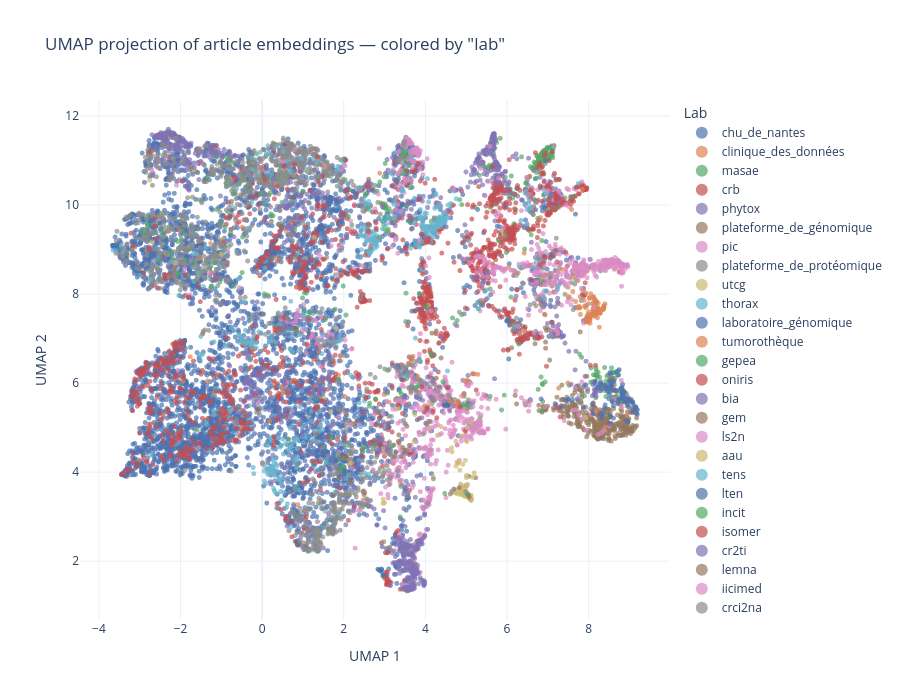

This figure's notebook cell:
### Code cell
fig = umap_visualization(
    results=results,
    id=('baseline', 0),
    data=data,
    label='y_lab',
    labels_names=data.raw_metadata['labels']['lab']
)

# save_fig(fig, 'vis.pdf')

### Figure 1 — Plotly figure (JSON) as saved in the notebook; plotly's stock layout.template omitted (floating-point values rounded to 4 significant figures; data arrays with more than 128 entries replaced by an {"elided": "..."} marker saying what was removed)
{"data": [{"customdata": {"elided": "5325x1 int values"}, "hovertemplate": "label=chu_de_nantes<br>UMAP 1=%{x:.2f}<br>UMAP 2=%{y:.2f}<br>article_id=%{customdata[0]}<extra></extra>", "legendgroup": "chu_de_nantes", "marker": {"color": "rgb(76,114,176)", "line": {"width": 0}, "opacity": 0.7, "size": 5, "symbol": "circle"}, "mode": "markers", "name": "chu_de_nantes", "showlegend": true, "type": "scattergl", "x": {"elided": "5325 float values"}, "xaxis": "x", "y": {"elided": "5325 float values"}, "yaxis": "y"}, {"customdata": [[12], [13], [16], [17], [35], [89], [94], [149], [216], [224], [233], [267], [289], [290], [303], [305], [368], [398], [471], [492], [520], [521], [527], [552], [553], [557], [571], [576], [581], [641], [654], [677], [692], [704], [707], [726], [732], [757], [765], [777], [810], [826], [838], [839], [846], [864], [885], [894], [927], [993], [1031], [1035], [1045], [1080], [1100], [1102], [1141], [1145], [1148], [1166], [1192], [1194], [1204], [1206], [1221], [1240], [1254], [1301], [1376], [1407], [1423], [1496], [1509], [3149], [7324], [7428], [7899], [8027], [9264]], "hovertemplate": "label=clinique_des_données<br>UMAP 1=%{x:.2f}<br>UMAP 2=%{y:.2f}<br>article_id=%{customdata[0]}<extra></extra>", "legendgroup": "clinique_des_données", "marker": {"color": "rgb(221,132,82)", "line": {"width": 0}, "opacity": 0.7, "size": 5, "symbol": "circle"}, "mode": "markers", "name": "clinique_des_données", "showlegend": true, "type": "scattergl", "x": [-1.549, -0.3987, -0.5181, 0.8763, 1.79, 0.509, -2.959, 1.073, -3.019, 3.485, 2.038, 0.5927, 3.184, -2.24, 0.1858, 2.881, -1.461, -1.628, 3.953, 0.8262, -1.547, 0.007386, -0.6201, 0.5942, 4.204, -0.2451, 3.38, 3.548, 0.5135, 0.6096, -2.786, 2.101, 0.7618, 2.988, -0.705, 1.4, 3.261, -1.373, 0.4541, 0.8731, -2.288, 1.87, 1.763, -0.833, 1.781, 1.389, 0.6576, -1.27, -1.168, 1.943, -1.261, 0.8004, 0.6172, -1.338, -2.271, 0.487, 3.107, 2.222, 1.267, -0.285, 0.6937, -0.4904, 2.473, -0.9195, -0.2463, -2.385, 0.972, -1.942, -0.9779, 0.4737, 4.247, -2.347, 0.5486, 0.7969, 0.8961, -1.134, 1.776, 2.031, 1.362], "xaxis": "x", "y": [8.862, 5.277, 6.659, 6.023, 8.312, 5.934, 6.238, 8.807, 4.264, 5.626, 5.338, 9.416, 5.93, 11.35, 5.149, 10.72, 7.106, 8.66, 8.49, 8.792, 8.8, 4.18, 5.115, 6.034, 6.026, 6.734, 5.609, 5.525, 5.926, 6.013, 5.075, 4.295, 6.068, 5.743, 5.444, 8.657, 5.62, 8.78, 6.437, 3.27, 11.59, 6.18, 6.442, 5.373, 6.123, 6.698, 9.493, 8.133, 5.765, 8.429, 9.135, 6.061, 5.835, 6.05, 11.54, 5.753, 5.575, 5.075, 10.25, 6.936, 9.587, 5.004, 3.377, 5.036, 6.789, 11.35, 8.664, 6.04, 5.401, 5.772, 9.459, 8.884, 5.829, 6.053, 5.567, 8.881, 7.016, 5.7, 5.483], "yaxis": "y"}, {"customdata": [[23], [67], [98], [249], [359], [516], [735], [874], [916], [1231], [1289], [1405], [1449], [3143]], "hovertemplate": "label=masae<br>UMAP 1=%{x:.2f}<br>UMAP 2=%{y:.2f}<br>article_id=%{customdata[0]}<extra></extra>", "legendgroup": "masae", "marker": {"color": "rgb(85,168,104)", "line": {"width": 0}, "opacity": 0.7, "size": 5, "symbol": "circle"}, "mode": "markers", "name": "masae", "showlegend": true, "type": "scattergl", "x": [6.994, 7.124, 6.819, 2.935, 4.665, 6.431, 6.577, 1.931, 6.778, 6.384, 3.953, 6.092, 3.621, 5.849], "xaxis": "x", "y": [7.228, 10.15, 8.31, 10.02, 7.465, 9.012, 10.32, 9.598, 7.947, 7.279, 8.647, 10.27, 10.39, 10.42], "yaxis": "y"}, {"customdata": [[48], [65], [81], [138], [154], [264], [272], [308], [339], [361], [418], [442], [461], [619], [656], [828], [872], [898], [1007], [1060], [1157], [1249], [1264], [1275], [1329], [1421], [1428], [1438], [7174], [7218], [7527], [7579], [7846], [8016], [8265], [8413], [8462], [9821], [10130]], "hovertemplate": "label=crb<br>UMAP 1=%{x:.2f}<br>UMAP 2=%{y:.2f}<br>article_id=%{customdata[0]}<extra></extra>", "legendgroup": "crb", "marker": {"color": "rgb(196,78,82)", "line": {"width": 0}, "opacity": 0.7, "size": 5, "symbol": "circle"}, "mode": "markers", "name": "crb", "showlegend": true, "type": "scattergl", "x": [0.1431, 1.476, 0.8966, 0.7159, 2.423, 1.422, 1.474, 1.156, 1.002, -2.289, 1.12, 0.06957, 2.443, 2.445, -0.6547, 3.438, 1.039, 3.549, 0.9494, -0.8164, 1.706, 2.888, 6.257, -0.8561, -0.6528, 2.87, 0.3767, -2.043, 1.742, 0.8314, 7.915, -0.3189, 0.4843, 0.8543, -0.2733, 0.7945, -0.5816, 0.8557, 3.971], "xaxis": "x", "y": [6.692, 9.162, 3.01, 10.17, 7.823, 5.022, 6.364, 5.771, 6.45, 9.418, 2.695, 8.833, 4.509, 4.345, 5.414, 5.319, 2.72, 8.902, 4.46, 6.268, 4.636, 4.663, 10.44, 5.198, 6.179, 5.221, 8.742, 9.44, 6.487, 7.218, 8.256, 6.814, 11.04, 2.397, 10.88, 3.08, 6.607, 2.994, 8.027], "yaxis": "y"}, {"customdata": [[53], [74], [105], [185], [213], [243], [248], [274], [312], [318], [389], [473], [502], [530], [536], [544], [606], [640], [652], [653], [703], [737], [784], [855], [915], [1086], [1111], [1139], [1144], [1217], [1246], [1286], [1350], [1398], [1464], [8711], [10218]], "hovertemplate": "label=phytox<br>UMAP 1=%{x:.2f}<br>UMAP 2=%{y:.2f}<br>article_id=%{customdata[0]}<extra></extra>", "legendgroup": "phytox", "marker": {"color": "rgb(129,114,179)", "line": {"width": 0}, "opacity": 0.7, "size": 5, "symbol": "circle"}, "mode": "markers", "name": "phytox", "showlegend": true, "type": "scattergl", "x": [7.018, 6.501, 7.366, 6.807, 7.04, 7.2, 7.15, 6.223, 6.553, 7.025, 7.25, 7.102, 7.052, 7.031, 3.567, 6.887, 6.684, 7.332, 3.199, 7.195, 7.256, 7.283, 7.044, 7.022, 7.144, 6.493, 6.91, 7.191, 7.024, 7.054, 7.283, 7.055, 7.101, 6.963, 7.199, 6.903, 6.625], "xaxis": "x", "y": [10.14, 9.485, 10.14, 10.62, 10.53, 10.31, 10.14, 7.951, 10.32, 10.39, 10.02, 10.18, 10.4, 10.23, 10.09, 10.05, 10.1, 10.1, 10.08, 10.26, 10.19, 10.57, 10.2, 10.03, 10.66, 9.555, 10.55, 10.36, 10.11, 10.16, 10.12, 10.24, 10.38, 10.41, 10.15, 11.07, 10.25], "yaxis": "y"}, {"customdata": [[70], [117], [155], [163], [336], [347], [466], [494], [518], [697], [775], [873], [904], [964], [1106], [1214], [1367], [1450], [1455], [8026], [8101], [9013], [10390]], "hovertemplate": "label=plateforme_de_génomique<br>UMAP 1=%{x:.2f}<br>UMAP 2=%{y:.2f}<br>article_id=%{customdata[0]}<extra></extra>", "legendgroup": "plateforme_de_génomique", "marker": {"color": "rgb(147,120,96)", "line": {"width": 0}, "opacity": 0.7, "size": 5, "symbol": "circle"}, "mode": "markers", "name": "plateforme_de_génomique", "showlegend": true, "type": "scattergl", "x": [0.3314, 0.2793, 3.5, 3.313, 0.2411, -1.613, 2.139, 0.9729, 3.578, -0.7503, 3.697, 2.61, 0.3074, 0.2255, 1.413, 0.8571, -1.371, 0.776, -0.5276, -1.182, 0.4253, 0.1655, -0.66], "xaxis": "x", "y": [10.44, 8.824, 11.45, 10.55, 8.768, 10.75, 10.35, 10.88, 10.49, 10.08, 11.0, 10.58, 10.45, 9.635, 10.45, 9.767, 10.53, 9.705, 10.23, 10.75, 8.794, 10.22, 10.31], "yaxis": "y"}, {"customdata": [[293], [327], [586], [749], [848], [869], [1061], [7408], [7596], [7769]], "hovertemplate": "label=pic<br>UMAP 1=%{x:.2f}<br>UMAP 2=%{y:.2f}<br>article_id=%{customdata[0]}<extra></extra>", "legendgroup": "pic", "marker": {"color": "rgb(218,139,195)", "line": {"width": 0}, "opacity": 0.7, "size": 5, "symbol": "circle"}, "mode": "markers", "name": "pic", "showlegend": true, "type": "scattergl", "x": [4.231, 4.124, 7.766, 3.228, 3.851, 4.005, 3.168, 3.88, 3.814, 3.97], "xaxis": "x", "y": [5.989, 7.949, 5.718, 10.45, 6.65, 6.933, 3.943, 7.113, 7.783, 8.711], "yaxis": "y"}, {"customdata": [[271], [372], [414], [443], [457], [597], [740], [883], [966], [1006], [1022], [1172], [1336], [1412], [1451], [8329], [8494]], "hovertemplate": "label=plateforme_de_protéomique<br>UMAP 1=%{x:.2f}<br>UMAP 2=%{y:.2f}<br>article_id=%{customdata[0]}<extra></extra>", "legendgroup": "plateforme_de_protéomique", "marker": {"color": "rgb(140,140,140)", "line": {"width": 0}, "opacity": 0.7, "size": 5, "symbol": "circle"}, "mode": "markers", "name": "plateforme_de_protéomique", "showlegend": true, "type": "scattergl", "x": [0.3693, 6.375, 3.034, 3.195, -0.3042, 1.985, 6.885, 7.206, 1.309, 3.253, 0.5854, 1.662, 2.58, 2.19, 2.894, 2.465, 1.591], "xaxis": "x", "y": [9.977, 8.6, 9.979, 10.75, 10.33, 10.58, 8.898, 9.257, 10.64, 9.606, 11.41, 10.87, 8.929, 10.54, 9.795, 10.35, 10.94], "yaxis": "y"}, {"customdata": [[367], [751], [1002], [1038]], "hovertemplate": "label=utcg<br>UMAP 1=%{x:.2f}<br>UMAP 2=%{y:.2f}<br>article_id=%{customdata[0]}<extra></extra>", "legendgroup": "utcg", "marker": {"color": "rgb(204,185,116)", "line": {"width": 0}, "opacity": 0.7, "size": 5, "symbol": "circle"}, "mode": "markers", "name": "utcg", "showlegend": true, "type": "scattergl", "x": [-2.76, 0.4497, 1.812, -0.979], "xaxis": "x", "y": [10.56, 10.5, 7.239, 9.231], "yaxis": "y"}, {"customdata": [[388], [391], [419], [447], [456], [481], [594], [672], [772], [852], [853], [870], [955], [1023], [1096], [1156], [1272], [1403], [9731]], "hovertemplate": "label=thorax<br>UMAP 1=%{x:.2f}<br>UMAP 2=%{y:.2f}<br>article_id=%{customdata[0]}<extra></extra>", "legendgroup": "thorax", "marker": {"color": "rgb(100,181,205)", "line": {"width": 0}, "opacity": 0.7, "size": 5, "symbol": "circle"}, "mode": "markers", "name": "thorax", "showlegend": true, "type": "scattergl", "x": [3.203, 5.836, 1.85, -0.3021, -1.663, -0.7599, 0.6171, -0.8681, 0.934, 0.8339, -1.505, -0.3225, 3.621, -0.2554, -2.72, -1.169, -1.479, -0.5597, -1.28], "xaxis": "x", "y": [10.69, 7.471, 4.374, 6.96, 8.28, 10.01, 10.55, 4.967, 5.472, 4.101, 7.049, 5.496, 11.03, 10.06, 4.387, 8.115, 8.572, 8.352, 4.498], "yaxis": "y"}, {"customdata": [[472]], "hovertemplate": "label=laboratoire_génomique<br>UMAP 1=%{x:.2f}<br>UMAP 2=%{y:.2f}<br>article_id=%{customdata[0]}<extra></extra>", "legendgroup": "laboratoire_génomique", "marker": {"color": "rgb(76,114,176)", "line": {"width": 0}, "opacity": 0.7, "size": 5, "symbol": "circle"}, "mode": "markers", "name": "laboratoire_génomique", "showlegend": true, "type": "scattergl", "x": [1.075], "xaxis": "x", "y": [9.75], "yaxis": "y"}, {"customdata": [[1117]], "hovertemplate": "label=tumorothèque<br>UMAP 1=%{x:.2f}<br>UMAP 2=%{y:.2f}<br>article_id=%{customdata[0]}<extra></extra>", "legendgroup": "tumorothèque", "marker": {"color": "rgb(221,132,82)", "line": {"width": 0}, "opacity": 0.7, "size": 5, "symbol": "circle"}, "mode": "markers", "name": "tumorothèque", "showlegend": true, "type": "scattergl", "x": [-1.763], "xaxis": "x", "y": [6.594], "yaxis": "y"}, {"customdata": {"elided": "244x1 int values"}, "hovertemplate": "label=gepea<br>UMAP 1=%{x:.2f}<br>UMAP 2=%{y:.2f}<br>article_id=%{customdata[0]}<extra></extra>", "legendgroup": "gepea", "marker": {"color": "rgb(85,168,104)", "line": {"width": 0}, "opacity": 0.7, "size": 5, "symbol": "circle"}, "mode": "markers", "name": "gepea", "showlegend": true, "type": "scattergl", "x": {"elided": "244 float values"}, "xaxis": "x", "y": {"elided": "244 float values"}, "yaxis": "y"}, {"customdata": {"elided": "922x1 int values"}, "hovertemplate": "label=oniris<br>UMAP 1=%{x:.2f}<br>UMAP 2=%{y:.2f}<br>article_id=%{customdata[0]}<extra></extra>", "legendgroup": "oniris", "marker": {"color": "rgb(196,78,82)", "line": {"width": 0}, "opacity": 0.7, "size": 5, "symbol": "circle"}, "mode": "markers", "name": "oniris", "showlegend": true, "type": "scattergl", "x": {"elided": "922 float values"}, "xaxis": "x", "y": {"elided": "922 float values"}, "yaxis": "y"}, {"customdata": {"elided": "299x1 int values"}, "hovertemplate": "label=bia<br>UMAP 1=%{x:.2f}<br>UMAP 2=%{y:.2f}<br>article_id=%{customdata[0]}<extra></extra>", "legendgroup": "bia", "marker": {"color": "rgb(129,114,179)", "line": {"width": 0}, "opacity": 0.7, "size": 5, "symbol": "circle"}, "mode": "markers", "name": "bia", "showlegend": true, "type": "scattergl", "x": {"elided": "299 float values"}, "xaxis": "x", "y": {"elided": "299 float values"}, "yaxis": "y"}, {"customdata": {"elided": "373x1 int values"}, "hovertemplate": "label=gem<br>UMAP 1=%{x:.2f}<br>UMAP 2=%{y:.2f}<br>article_id=%{customdata[0]}<extra></extra>", "legendgroup": "gem", "marker": {"color": "rgb(147,120,96)", "line": {"width": 0}, "opacity": 0.7, "size": 5, "symbol": "circle"}, "mode": "markers", "name": "gem", "showlegend": true, "type": "scattergl", "x": {"elided": "373 float values"}, "xaxis": "x", "y": {"elided": "373 float values"}, "yaxis": "y"}, {"customdata": {"elided": "498x1 int values"}, "hovertemplate": "label=ls2n<br>UMAP 1=%{x:.2f}<br>UMAP 2=%{y:.2f}<br>article_id=%{customdata[0]}<extra></extra>", "legendgroup": "ls2n", "marker": {"color": "rgb(218,139,195)", "line": {"width": 0}, "opacity": 0.7, "size": 5, "symbol": "circle"}, "mode": "markers", "name": "ls2n", "showlegend": true, "type": "scattergl", "x": {"elided": "498 float values"}, "xaxis": "x", "y": {"elided": "498 float values"}, "yaxis": "y"}, {"customdata": [[1595], [1736], [1967], [2115], [2246], [2247], [2375], [2439], [2446], [2457], [2669], [2766], [2771], [2800], [2823], [2999], [3017], [3182], [3215], [3236], [3237], [3240], [3241], [3242], [3244], [3246], [3247], [3348], [3349], [3350], [3481], [3552], [3553], [3702], [3727], [3733], [3781], [3860], [3895], [3971], [4096], [4164], [4281], [4308], [4368], [4609], [4626], [4630], [4631], [4633], [4659], [4795], [4848], [4882], [4914], [4915], [5052], [5188], [5242], [5289], [5290], [5410], [5457], [5513], [5518], [5523], [5599], [5689], [5690], [5739], [5793], [5967], [6016], [6017], [6018], [6019], [6145], [6183], [6209], [6477], [10667], [10711], [10722], [10959], [10971], [11015], [11035], [11104], [11311], [11314], [11360], [11435], [11619], [11836], [11898]], "hovertemplate": "label=aau<br>UMAP 1=%{x:.2f}<br>UMAP 2=%{y:.2f}<br>article_id=%{customdata[0]}<extra></extra>", "legendgroup": "aau", "marker": {"color": "rgb(204,185,116)", "line": {"width": 0}, "opacity": 0.7, "size": 5, "symbol": "circle"}, "mode": "markers", "name": "aau", "showlegend": true, "type": "scattergl", "x": [4.887, 4.958, 5.051, 5.011, 4.807, 5.877, 5.109, 4.863, 4.077, 4.969, 5.073, 2.965, 4.938, 4.969, 5.025, 5.095, 4.753, 4.916, 5.909, 4.997, 4.988, 3.72, 4.93, 4.984, 5.055, 5.048, 5.077, 4.875, 2.962, 4.914, 4.912, 4.927, 5.021, 4.941, 5.009, 5.123, 5.097, 5.08, 5.024, 7.933, 2.998, 4.86, 5.195, 4.746, 5.111, 5.035, 4.191, 5.071, 5.114, 4.856, 4.771, 5.155, 4.913, 5.033, 4.381, 4.842, 5.03, 4.71, 5.103, 4.749, 4.641, 4.09, 4.801, 4.291, 4.883, 4.766, 4.81, 5.017, 4.996, 5.0, 4.872, 4.913, 5.1, 5.077, 2.96, 5.124, 4.979, 5.134, 4.987, 4.65, 4.92, 5.086, 4.892, 4.801, 5.043, 4.95, 4.984, 5.001, 5.119, 5.009, 4.957, 5.108, 3.388, 5.088, 5.097], "xaxis": "x", "y": [4.818, 3.484, 3.451, 3.489, 3.509, 9.423, 3.4, 3.734, 7.745, 3.481, 3.417, 3.395, 3.501, 3.448, 3.703, 3.48, 3.529, 4.177, 9.339, 3.466, 3.523, 4.694, 3.636, 3.513, 3.431, 3.448, 3.44, 3.496, 4.529, 3.582, 3.571, 3.549, 3.465, 3.585, 3.517, 3.365, 3.382, 3.414, 3.527, 5.227, 3.312, 3.558, 3.985, 4.7, 3.404, 3.499, 3.895, 3.417, 3.378, 3.638, 4.226, 3.884, 3.634, 3.508, 5.025, 4.046, 3.729, 3.541, 3.396, 4.136, 4.548, 5.0, 4.2, 4.826, 3.52, 3.529, 3.624, 4.688, 3.566, 3.664, 3.7, 3.573, 3.437, 3.418, 3.299, 3.481, 4.265, 3.395, 3.565, 4.456, 3.489, 3.413, 3.512, 4.22, 3.481, 3.556, 3.511, 3.879, 3.382, 3.928, 3.555, 3.373, 3.724, 3.455, 5.11], "yaxis": "y"}, {"customdata": {"elided": "159x1 int values"}, "hovertemplate": "label=tens<br>UMAP 1=%{x:.2f}<br>UMAP 2=%{y:.2f}<br>article_id=%{customdata[0]}<extra></extra>", "legendgroup": "tens", "marker": {"color": "rgb(100,181,205)", "line": {"width": 0}, "opacity": 0.7, "size": 5, "symbol": "circle"}, "mode": "markers", "name": "tens", "showlegend": true, "type": "scattergl", "x": {"elided": "159 float values"}, "xaxis": "x", "y": {"elided": "159 float values"}, "yaxis": "y"}, {"customdata": [[1523], [1670], [1683], [1684], [1693], [1694], [1741], [1753], [1891], [2016], [2113], [2144], [2266], [2328], [2408], [2427], [2516], [2533], [2543], [2552], [2569], [2654], [2655], [2718], [2720], [2754], [2806], [2808], [2810], [2890], [2911], [3062], [3108], [3117], [3186], [3344], [3386], [3432], [3433], [3436], [3438], [3586], [3587], [3590], [3623], [3708], [3709], [3830], [3939], [3940], [3967], [3982], [3992], [4017], [4022], [4042], [4104], [4106], [4133], [4150], [4223], [4244], [4316], [4340], [4500], [4525], [4550], [4558], [4583], [4628], [4661], [4784], [4829], [4895], [4896], [4897], [4898], [5000], [5116], [5165], [5222], [5272], [5300], [5342], [5389], [5431], [5661], [5727], [5767], [5810], [5902], [6126], [6252], [6255], [6272], [10619], [10684], [10700], [10796], [10935], [11192], [11220], [11275], [11472], [11631]], "hovertemplate": "label=lten<br>UMAP 1=%{x:.2f}<br>UMAP 2=%{y:.2f}<br>article_id=%{customdata[0]}<extra></extra>", "legendgroup": "lten", "marker": {"color": "rgb(76,114,176)", "line": {"width": 0}, "opacity": 0.7, "size": 5, "symbol": "circle"}, "mode": "markers", "name": "lten", "showlegend": true, "type": "scattergl", "x": [8.114, 8.968, 8.986, 8.909, 8.116, 8.897, 8.536, 8.677, 8.546, 8.307, 8.745, 7.676, 8.566, 7.179, 8.611, 8.92, 8.502, 8.814, 8.157, 6.939, 6.553, 5.041, 4.535, 8.914, 9.167, 8.577, 8.534, 8.958, 8.514, 4.446, 8.836, 4.525, 4.55, 8.768, 8.409, 8.474, -2.583, 8.996, 9.077, 9.193, 8.607, 9.043, 9.038, 8.968, 9.07, 6.042, 8.214, 4.548, 8.719, 8.086, 9.155, 8.164, 8.574, 8.874, 4.489, 4.802, 8.813, 7.871, 8.291, 8.409, 8.955, 8.542, 8.49, 8.826, 6.835, 8.603, 8.859, 8.803, 8.314, 7.125, 7.6, 8.809, 7.489, 8.749, 8.509, 7.438, 8.365, 9.087, 8.802, 9.154, 4.563, 9.143, 8.465, 7.299, 8.706, 8.293, 8.738, 8.388, 8.851, 8.856, 8.818, 8.495, 8.403, 8.331, 7.93, 7.505, 8.52, 9.191, 8.544, 8.829, 6.571, 8.676, 8.848, 7.716, 9.019], "xaxis": "x", "y": [5.312, 5.133, 5.465, 5.669, 5.354, 5.597, 6.193, 6.258, 6.07, 5.959, 6.302, 9.797, 5.952, 5.537, 6.045, 5.156, 5.089, 5.908, 5.984, 10.99, 10.64, 5.544, 5.578, 5.624, 5.421, 5.853, 5.266, 5.623, 5.753, 5.519, 5.817, 5.514, 5.52, 5.844, 5.958, 5.895, 4.115, 5.631, 5.351, 5.401, 5.214, 5.634, 5.59, 5.638, 5.578, 6.544, 5.906, 5.498, 6.182, 5.515, 5.468, 6.043, 5.59, 5.79, 5.496, 5.576, 5.767, 5.461, 6.028, 5.872, 5.527, 6.078, 5.867, 5.689, 5.645, 5.49, 5.588, 5.878, 5.876, 7.287, 5.618, 5.738, 5.624, 5.636, 6.058, 5.611, 5.319, 5.54, 5.671, 5.453, 5.513, 5.435, 5.819, 5.451, 5.538, 5.298, 5.633, 5.44, 5.675, 5.829, 5.777, 5.649, 5.51, 5.231, 5.964, 5.638, 6.236, 5.3, 5.962, 5.974, 5.631, 5.837, 5.759, 5.642, 5.594], "yaxis": "y"}, {"customdata": {"elided": "235x1 int values"}, "hovertemplate": "label=incit<br>UMAP 1=%{x:.2f}<br>UMAP 2=%{y:.2f}<br>article_id=%{customdata[0]}<extra></extra>", "legendgroup": "incit", "marker": {"color": "rgb(85,168,104)", "line": {"width": 0}, "opacity": 0.7, "size": 5, "symbol": "circle"}, "mode": "markers", "name": "incit", "showlegend": true, "type": "scattergl", "x": {"elided": "235 float values"}, "xaxis": "x", "y": {"elided": "235 float values"}, "yaxis": "y"}, {"customdata": {"elided": "131x1 int values"}, "hovertemplate": "label=isomer<br>UMAP 1=%{x:.2f}<br>UMAP 2=%{y:.2f}<br>article_id=%{customdata[0]}<extra></extra>", "legendgroup": "isomer", "marker": {"color": "rgb(196,78,82)", "line": {"width": 0}, "opacity": 0.7, "size": 5, "symbol": "circle"}, "mode": "markers", "name": "isomer", "showlegend": true, "type": "scattergl", "x": {"elided": "131 float values"}, "xaxis": "x", "y": {"elided": "131 float values"}, "yaxis": "y"}, {"customdata": {"elided": "469x1 int values"}, "hovertemplate": "label=cr2ti<br>UMAP 1=%{x:.2f}<br>UMAP 2=%{y:.2f}<br>article_id=%{customdata[0]}<extra></extra>", "legendgroup": "cr2ti", "marker": {"color": "rgb(129,114,179)", "line": {"width": 0}, "opacity": 0.7, "size": 5, "symbol": "circle"}, "mode": "markers", "name": "cr2ti", "showlegend": true, "type": "scattergl", "x": {"elided": "469 float values"}, "xaxis": "x", "y": {"elided": "469 float values"}, "yaxis": "y"}, {"customdata": [[1559], [1560], [1600], [1622], [1679], [1746], [1779], [1962], [1984], [2157], [2350], [2423], [2554], [2674], [2699], [2708], [2744], [2788], [2844], [2945], [2952], [3289], [3380], [3474], [3531], [3555], [3583], [4166], [4218], [4437], [4443], [4577], [4651], [4669], [4687], [4740], [4831], [5199], [5335], [5443], [5672], [5674], [5717], [5965], [5994], [6112], [6153], [6298], [6440], [6459], [6494], [6566], [10624], [10765], [11445], [11726]], "hovertemplate": "label=lemna<br>UMAP 1=%{x:.2f}<br>UMAP 2=%{y:.2f}<br>article_id=%{customdata[0]}<extra></extra>", "legendgroup": "lemna", "marker": {"color": "rgb(147,120,96)", "line": {"width": 0}, "opacity": 0.7, "size": 5, "symbol": "circle"}, "mode": "markers", "name": "lemna", "showlegend": true, "type": "scattergl", "x": [4.035, 2.497, 4.161, 4.265, 7.626, 4.104, 4.34, 3.981, 8.543, 5.048, 1.737, 4.176, 5.698, 1.878, 3.353, 2.171, 2.323, 3.534, 2.941, 3.492, 1.745, 1.339, 1.274, 2.953, 3.604, 4.209, 5.969, 5.072, 3.446, 1.899, 7.574, 3.277, 4.612, 7.253, 4.267, 2.423, 7.668, 3.41, 2.463, 3.195, 2.118, 3.349, 3.061, 7.009, 3.546, 3.149, 2.039, 5.042, 4.383, 3.846, 3.192, 7.159, 4.829, 3.108, 7.609, 4.696], "xaxis": "x", "y": [5.408, 3.496, 7.124, 7.172, 10.19, 5.14, 6.91, 7.744, 6.118, 3.492, 2.647, 5.622, 10.02, 3.858, 4.655, 3.772, 5.144, 4.496, 4.759, 4.461, 3.485, 4.867, 3.805, 3.904, 4.601, 6.642, 9.396, 3.438, 4.555, 4.325, 10.17, 4.439, 3.511, 9.954, 6.112, 3.974, 10.2, 4.353, 3.568, 4.597, 3.833, 4.837, 4.496, 10.11, 5.031, 4.424, 4.683, 3.492, 6.565, 5.782, 4.329, 9.913, 3.651, 5.256, 10.19, 3.62], "yaxis": "y"}, {"customdata": {"elided": "150x1 int values"}, "hovertemplate": "label=iicimed<br>UMAP 1=%{x:.2f}<br>UMAP 2=%{y:.2f}<br>article_id=%{customdata[0]}<extra></extra>", "legendgroup": "iicimed", "marker": {"color": "rgb(218,139,195)", "line": {"width": 0}, "opacity": 0.7, "size": 5, "symbol": "circle"}, "mode": "markers", "name": "iicimed", "showlegend": true, "type": "scattergl", "x": {"elided": "150 float values"}, "xaxis": "x", "y": {"elided": "150 float values"}, "yaxis": "y"}, {"customdata": {"elided": "791x1 int values"}, "hovertemplate": "label=crci2na<br>UMAP 1=%{x:.2f}<br>UMAP 2=%{y:.2f}<br>article_id=%{customdata[0]}<extra></extra>", "legendgroup": "crci2na", "marker": {"color": "rgb(140,140,140)", "line": {"width": 0}, "opacity": 0.7, "size": 5, "symbol": "circle"}, "mode": "markers", "name": "crci2na", "showlegend": true, "type": "scattergl", "x": {"elided": "791 float values"}, "xaxis": "x", "y": {"elided": "791 float values"}, "yaxis": "y"}, {"customdata": [[3230], [3594], [4282], [6161]], "hovertemplate": "label=rmes<br>UMAP 1=%{x:.2f}<br>UMAP 2=%{y:.2f}<br>article_id=%{customdata[0]}<extra></extra>", "legendgroup": "rmes", "marker": {"color": "rgb(204,185,116)", "line": {"width": 0}, "opacity": 0.7, "size": 5, "symbol": "circle"}, "mode": "markers", "name": "rmes", "showlegend": true, "type": "scattergl", "x": [0.2868, 1.092, 1.272, 6.395], "xaxis": "x", "y": [6.012, 10.76, 9.274, 7.173], "yaxis": "y"}, {"customdata": {"elided": "249x1 int values"}, "hovertemplate": "label=phan<br>UMAP 1=%{x:.2f}<br>UMAP 2=%{y:.2f}<br>article_id=%{customdata[0]}<extra></extra>", "legendgroup": "phan", "marker": {"color": "rgb(100,181,205)", "line": {"width": 0}, "opacity": 0.7, "size": 5, "symbol": "circle"}, "mode": "markers", "name": "phan", "showlegend": true, "type": "scattergl", "x": {"elided": "249 float values"}, "xaxis": "x", "y": {"elided": "249 float values"}, "yaxis": "y"}, {"customdata": {"elided": "144x1 int values"}, "hovertemplate": "label=subatech<br>UMAP 1=%{x:.2f}<br>UMAP 2=%{y:.2f}<br>article_id=%{customdata[0]}<extra></extra>", "legendgroup": "subatech", "marker": {"color": "rgb(221,132,82)", "line": {"width": 0}, "opacity": 0.7, "size": 5, "symbol": "circle"}, "mode": "markers", "name": "subatech", "showlegend": true, "type": "scattergl", "x": {"elided": "144 float values"}, "xaxis": "x", "y": {"elided": "144 float values"}, "yaxis": "y"}, {"customdata": [[1564], [1715], [1720], [1731], [1751], [1908], [1949], [1960], [1972], [2104], [2132], [2317], [2331], [2884], [4355], [4859], [4987], [5270], [5668], [5920], [10705], [11333]], "hovertemplate": "label=lmjl<br>UMAP 1=%{x:.2f}<br>UMAP 2=%{y:.2f}<br>article_id=%{customdata[0]}<extra></extra>", "legendgroup": "lmjl", "marker": {"color": "rgb(85,168,104)", "line": {"width": 0}, "opacity": 0.7, "size": 5, "symbol": "circle"}, "mode": "markers", "name": "lmjl", "showlegend": true, "type": "scattergl", "x": [5.011, 5.01, 5.932, 5.292, 4.889, 5.583, 5.04, 4.428, 4.89, 6.851, 4.926, 1.035, 1.08, 6.286, 2.468, 5.022, 4.474, 3.535, 2.776, 1.86, 4.881, 1.92], "xaxis": "x", "y": [5.506, 5.504, 5.73, 7.671, 7.54, 5.705, 5.442, 6.034, 10.01, 5.383, 5.519, 8.032, 8.021, 6.88, 3.222, 3.505, 3.521, 6.098, 5.646, 6.086, 5.48, 4.016], "yaxis": "y"}, {"customdata": {"elided": "314x1 int values"}, "hovertemplate": "label=mip<br>UMAP 1=%{x:.2f}<br>UMAP 2=%{y:.2f}<br>article_id=%{customdata[0]}<extra></extra>", "legendgroup": "mip", "marker": {"color": "rgb(129,114,179)", "line": {"width": 0}, "opacity": 0.7, "size": 5, "symbol": "circle"}, "mode": "markers", "name": "mip", "showlegend": true, "type": "scattergl", "x": {"elided": "314 float values"}, "xaxis": "x", "y": {"elided": "314 float values"}, "yaxis": "y"}, {"customdata": {"elided": "347x1 int values"}, "hovertemplate": "label=ceisam<br>UMAP 1=%{x:.2f}<br>UMAP 2=%{y:.2f}<br>article_id=%{customdata[0]}<extra></extra>", "legendgroup": "ceisam", "marker": {"color": "rgb(218,139,195)", "line": {"width": 0}, "opacity": 0.7, "size": 5, "symbol": "circle"}, "mode": "markers", "name": "ceisam", "showlegend": true, "type": "scattergl", "x": {"elided": "347 float values"}, "xaxis": "x", "y": {"elided": "347 float values"}, "yaxis": "y"}, {"customdata": {"elided": "211x1 int values"}, "hovertemplate": "label=lppl<br>UMAP 1=%{x:.2f}<br>UMAP 2=%{y:.2f}<br>article_id=%{customdata[0]}<extra></extra>", "legendgroup": "lppl", "marker": {"color": "rgb(140,140,140)", "line": {"width": 0}, "opacity": 0.7, "size": 5, "symbol": "circle"}, "mode": "markers", "name": "lppl", "showlegend": true, "type": "scattergl", "x": {"elided": "211 float values"}, "xaxis": "x", "y": {"elided": "211 float values"}, "yaxis": "y"}, {"customdata": [[1749], [1787], [1852], [1885], [2100], [2352], [3301], [3364], [6330], [11729]], "hovertemplate": "label=dcs<br>UMAP 1=%{x:.2f}<br>UMAP 2=%{y:.2f}<br>article_id=%{customdata[0]}<extra></extra>", "legendgroup": "dcs", "marker": {"color": "rgb(204,185,116)", "line": {"width": 0}, "opacity": 0.7, "size": 5, "symbol": "circle"}, "mode": "markers", "name": "dcs", "showlegend": true, "type": "scattergl", "x": [2.165, 3.741, 5.019, -2.698, 4.147, 1.68, 3.319, -2.129, 1.506, -1.005], "xaxis": "x", "y": [4.204, 5.297, 5.001, 9.176, 5.516, 5.349, 5.452, 8.701, 5.667, 8.891], "yaxis": "y"}, {"customdata": [[1717], [1762], [1819], [1827], [1899], [1910], [1917], [2054], [2458], [2794], [2803], [2860], [2895], [2898], [2948], [2996], [3002], [3049], [3085], [3131], [3193], [3226], [3248], [3253], [3303], [3460], [3578], [3663], [3677], [3762], [3776], [3804], [3873], [3963], [4054], [4252], [4330], [4362], [4473], [4492], [4530], [4723], [4782], [4793], [4855], [4994], [5044], [5064], [5137], [5174], [10627], [10657], [10704], [10883], [11002], [11011], [11058], [11087], [11102], [11134], [11447], [11474]], "hovertemplate": "label=us2b<br>UMAP 1=%{x:.2f}<br>UMAP 2=%{y:.2f}<br>article_id=%{customdata[0]}<extra></extra>", "legendgroup": "us2b", "marker": {"color": "rgb(100,181,205)", "line": {"width": 0}, "opacity": 0.7, "size": 5, "symbol": "circle"}, "mode": "markers", "name": "us2b", "showlegend": true, "type": "scattergl", "x": [6.585, 0.2288, 6.712, 4.54, 1.256, 0.6897, 0.5166, 6.579, 6.491, 1.85, 6.946, -0.6251, 1.992, -2.979, 4.052, 0.1048, -0.2473, 0.2082, -0.3464, 7.75, -3.652, 1.34, 6.457, 7.168, 2.491, -1.381, 6.485, 3.504, -3.408, 6.882, 6.433, -2.737, 0.3497, 6.342, 6.904, 2.431, 5.303, -0.06651, 6.651, 6.895, 6.978, -0.05297, -2.217, 6.519, 7.257, 3.872, 6.532, 6.722, -0.2547, 2.414, -1.563, 0.9608, 1.833, 6.161, 5.497, 6.299, -3.586, 1.97, 1.12, 6.598, 7.228, 6.437], "xaxis": "x", "y": [9.96, 10.69, 10.06, 6.274, 11.05, 10.74, 11.2, 9.917, 9.897, 10.87, 8.859, 10.37, 10.97, 8.424, 10.59, 11.16, 10.81, 11.14, 9.48, 10.49, 8.986, 10.96, 10.32, 8.907, 9.471, 9.038, 9.583, 6.159, 8.949, 8.769, 10.01, 8.341, 11.32, 9.656, 7.922, 9.507, 7.673, 10.68, 8.593, 10.35, 10.24, 11.19, 8.733, 10.17, 8.191, 6.487, 10.05, 8.721, 11.07, 10.37, 8.48, 11.03, 10.79, 7.274, 8.094, 8.613, 8.976, 11.01, 10.81, 9.927, 8.106, 10.28], "yaxis": "y"}, {"customdata": [[1649], [1725], [2125], [2346], [2490], [2536], [2576], [2765], [3023], [3178], [3208], [3327], [3457], [3567], [3661], [4304], [4332], [4401], [4422], [4534], [4614], [4715], [4902], [4968], [5023], [5315], [5359], [5588], [5601], [5662], [5722], [5825], [5839], [6121], [6339], [10975]], "hovertemplate": "label=target<br>UMAP 1=%{x:.2f}<br>UMAP 2=%{y:.2f}<br>article_id=%{customdata[0]}<extra></extra>", "legendgroup": "target", "marker": {"color": "rgb(76,114,176)", "line": {"width": 0}, "opacity": 0.7, "size": 5, "symbol": "circle"}, "mode": "markers", "name": "target", "showlegend": true, "type": "scattergl", "x": [1.689, 1.611, 2.17, 1.935, 1.454, 1.531, 1.623, 1.255, 1.64, 1.511, 1.378, 2.085, 1.37, 1.673, 1.661, 6.115, 2.023, 1.896, 1.492, 1.351, 5.991, 1.8, 1.839, 1.545, 1.74, 1.81, 1.412, 1.674, 2.279, 1.418, 1.676, 1.675, 1.279, 1.493, -1.376, 1.442], "xaxis": "x", "y": [10.07, 10.05, 9.867, 9.626, 9.552, 9.218, 9.483, 10.37, 10.0, 9.899, 9.442, 10.34, 9.46, 10.13, 10.11, 8.113, 10.32, 9.925, 9.49, 10.14, 7.394, 10.25, 10.09, 10.17, 10.15, 10.03, 9.526, 10.17, 10.26, 9.504, 9.827, 10.17, 10.46, 9.383, 11.23, 9.686], "yaxis": "y"}, {"customdata": {"elided": "479x1 int values"}, "hovertemplate": "label=thorax-umr<br>UMAP 1=%{x:.2f}<br>UMAP 2=%{y:.2f}<br>article_id=%{customdata[0]}<extra></extra>", "legendgroup": "thorax-umr", "marker": {"color": "rgb(196,78,82)", "line": {"width": 0}, "opacity": 0.7, "size": 5, "symbol": "circle"}, "mode": "markers", "name": "thorax-umr", "showlegend": true, "type": "scattergl", "x": {"elided": "479 float values"}, "xaxis": "x", "y": {"elided": "479 float values"}, "yaxis": "y"}], "layout": {"height": 700, "legend": {"itemsizing": "constant", "title": {"text": "Lab"}, "tracegroupgap": 0}, "title": {"text": "UMAP projection of article embeddings — colored by \"lab\""}, "width": 900, "xaxis": {"anchor": "y", "domain": [0, 1], "title": {"text": "UMAP 1"}}, "yaxis": {"anchor": "x", "domain": [0, 1], "title": {"text": "UMAP 2"}}}}
